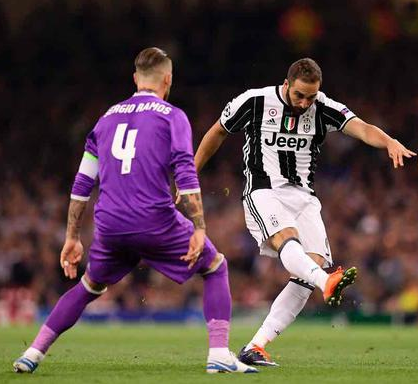
#> input picture images/target.png, 418 x 384 px, found by its file name
$ python OpencvDemo020.py
#> lines starting #> are read from the running program, lines starting #| are printed output that depends on the picture; after the words box and inside, x2 and y2 are one past the last pixel; in counts of white or black regions, pixels touching at a corner belong together
#!/usr/bin/env python3
#coding = utf-8

import logging
from matplotlib import pyplot as plt
import cv2 as cv

# 图像直方图反向投影
def OpencvDemo020():
    logging.basicConfig(level=logging.DEBUG)

    target = cv.imread("images/target.png")
#> target is the input picture: shape (384, 418, 3); mean B, G, R 68.5, 69, 88
    sample = cv.imread("images/sample.png")
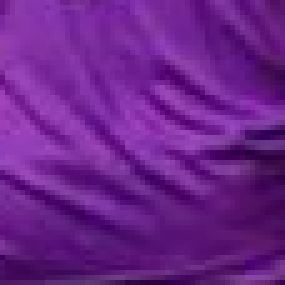
#> input picture images/sample.png, 57 x 57 px, found by its file name (shown 5 times larger)
#> sample is the input picture: shape (57, 57, 3); mean B, G, R 138.8, 34.3, 107.7
    if (target is None) or (sample is None):
        logging.error("could not load image(s)!")
        return cv.Error.StsError
    cv.namedWindow("target", cv.WINDOW_AUTOSIZE)
    cv.imshow("target", target)
    cv.imshow("sample", sample)

    hist2d_demo(target)
    hist2d_demo(sample)

    back_projection_demo(target, sample)

    cv.waitKey(0)

    cv.destroyAllWindows()

    return cv.Error.StsOk

def hist2d_demo(image):
    hsv = cv.cvtColor(image, cv.COLOR_BGR2HSV)
#> hsv: shape (384, 418, 3); mean H, S, V 89.5, 107.4, 93.9
    hist = cv.calcHist([hsv], [0, 1], None, [32, 32], [0, 180, 0, 256])
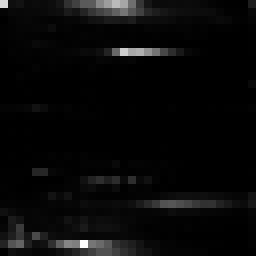
#> hist: shape (32, 32) float32 (shown 8 times larger); min 0, max 4343, mean 156.8; drawn with min black and max white

    dst = cv.resize(hist, (400, 400))
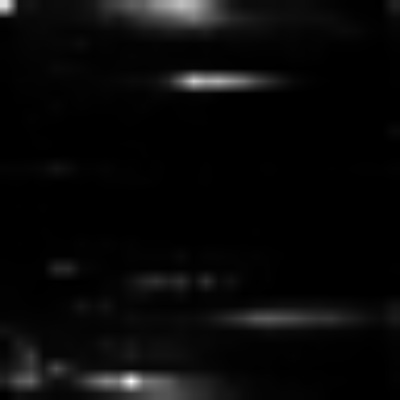
#> dst: shape (400, 400) float32; min 0, max 4228.4, mean 156.8; drawn with min black and max white
    cv.imshow("hist", dst)
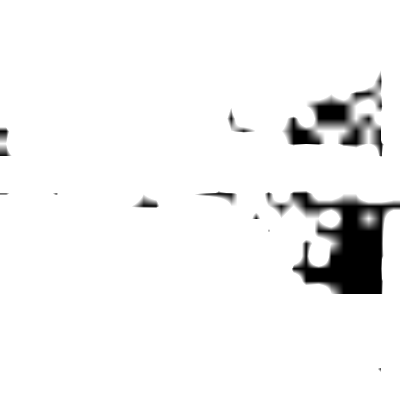
#> window 'hist': shape (400, 400); min 0, max 255, mean 242
#> in hist2d_demo (call 2), `hsv = cv.cvtColor(image, cv.COLOR_BGR2HSV)`: hsv: shape (57, 57, 3); mean H, S, V 141.1, 195.6, 138.8
#> in hist2d_demo (call 2), `hist = cv.calcHist([hsv], [0, 1], None, [32, 32], [0, 180, 0, 256])`:
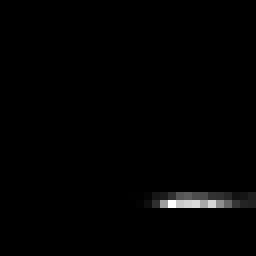
#> hist: shape (32, 32) float32 (shown 8 times larger); min 0, max 330, mean 3.2; drawn with min black and max white
#> in hist2d_demo (call 2), `cv.imshow("hist", dst)`:
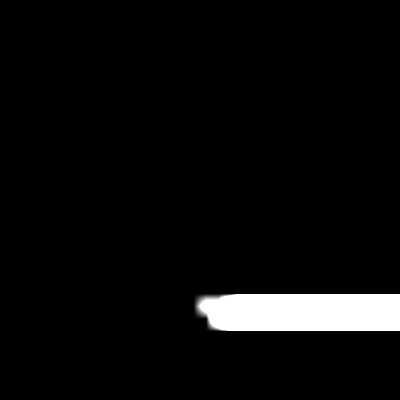
#> window 'hist': shape (400, 400); min 0, max 255, mean 11.5

    plt.imshow(hist, interpolation='nearest')
    plt.title("2D Histogram")
    plt.show()

def back_projection_demo(image, sample):
    image_hsv = cv.cvtColor(image, cv.COLOR_BGR2HSV)
    sample_hsv = cv.cvtColor(sample, cv.COLOR_BGR2HSV)

    roiHist = cv.calcHist([sample_hsv], [0, 1], None, [32, 32], [0, 180, 0, 256])
    cv.normalize(roiHist, roiHist, 0, 255, cv.NORM_MINMAX)
#> roiHist: shape (32, 32) float32; 3.03% of pixels changed, all inside (x1, y1, x2, y2) = (16, 24, 32, 26)

    backProj = cv.calcBackProject([image_hsv], [0, 1], roiHist, [0, 180, 0, 256], 1)
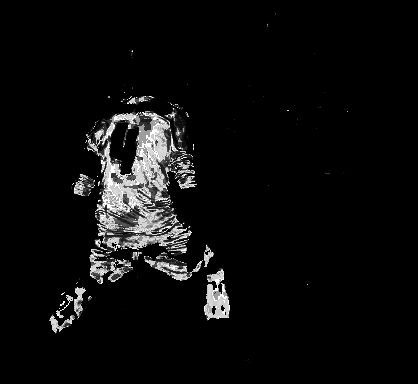
#> backProj: shape (384, 418); min 0, max 255, mean 12.6
    cv.imshow("BackProjection", backProj)

if __name__ == "__main__":
    OpencvDemo020()

# end of file
